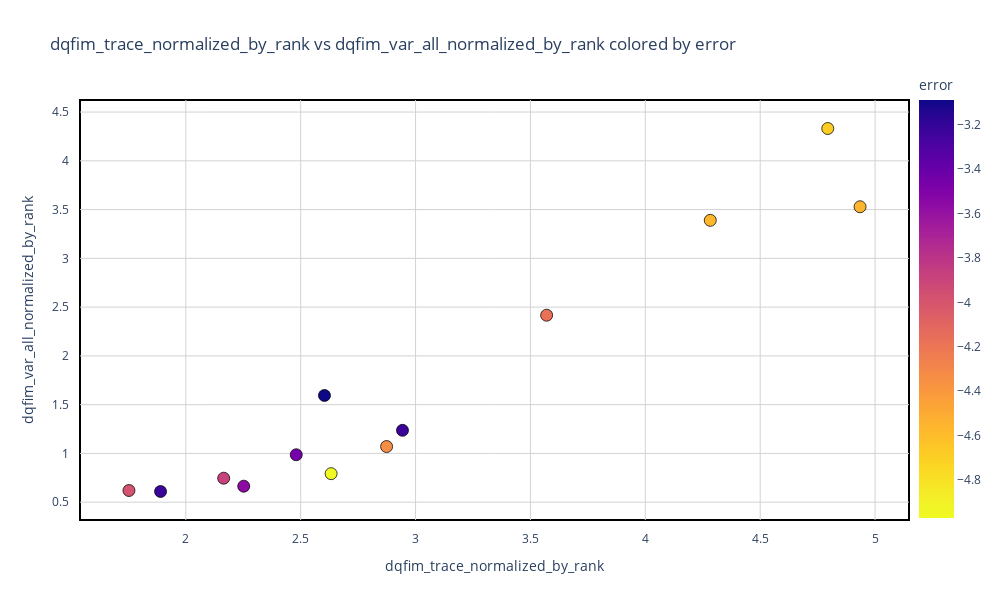
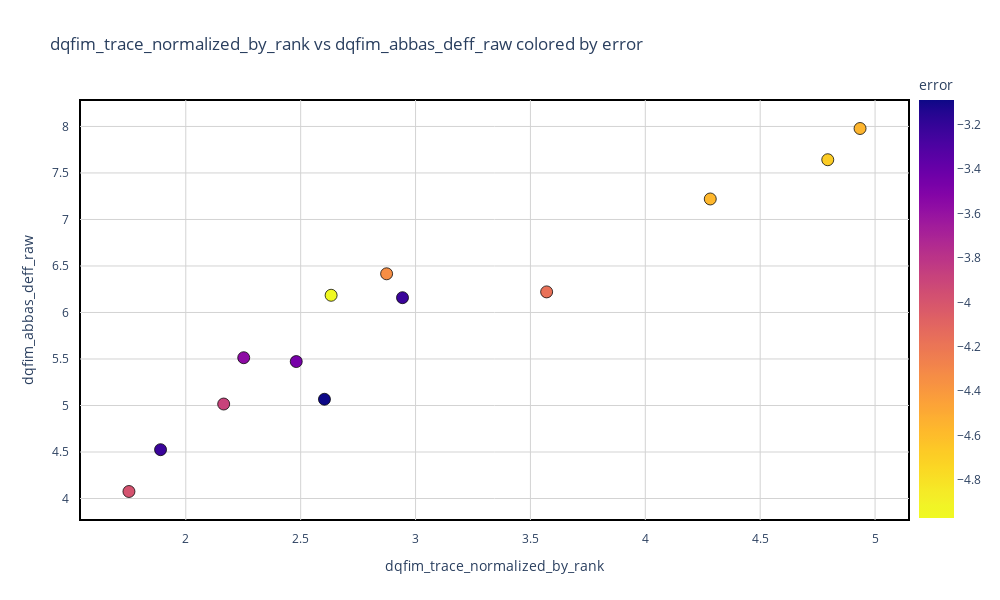
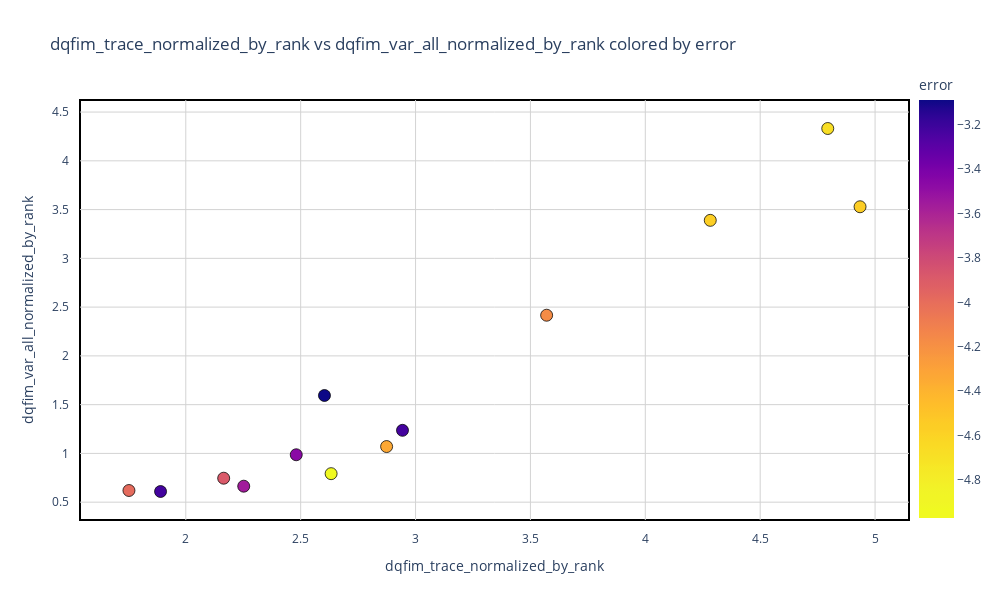

The notebook cell saved with these charts, in order:
### Code cell
fig = plot_two_metrics_with_color(
    df_agg_by_test_key,
    x_qfim_type='dqfim',
   
    x_metric="trace_normalized_by_rank",
    y_qfim_type="dqfim",
    y_metric="var_all_normalized_by_rank",
    color_metric="error",
    add_trendline=False,

    cmap_name="plasma",
    gamma=1.2,
    # log_x=True,
    # log_y=True,
)
fig.show() 

fig = plot_two_metrics_with_color(
    df_agg_by_test_key,
    x_qfim_type='dqfim',
   
    x_metric="trace_normalized_by_rank",
    y_qfim_type="dqfim",
    y_metric="abbas_deff_raw",
    color_metric="error",
    add_trendline=False,

    cmap_name="plasma",
    gamma=1.2,
    # log_x=True,
    # log_y=True,
)
fig.show() 
fig = plot_two_metrics_with_color(
    df_agg_by_test_key,
    x_qfim_type='dqfim',
   
    x_metric="trace_normalized_by_rank",
    y_qfim_type="dqfim",
    # y_metric="dqfim_var_nonzero_log",
    y_metric="var_all_normalized_by_rank",
    color_metric="error",
    add_trendline=False,
    cmap_name="plasma",
    gamma=1.5,
    # log_x=True,
    # log_y=True,
)
fig.show() 
fig = plot_two_metrics_with_color(
    df_agg_by_test_key,
    x_qfim_type='GHZ',
   
    x_metric="trace_normalized_by_rank",
    y_qfim_type="GHZ",
    # y_metric="dqfim_var_nonzero_log",
    y_metric="var_all_normalized_by_rank",
    color_metric="error",
    add_trendline=False,
    cmap_name="viridis",
    gamma=1.5,
    # log_x=True,
    # log_y=True,
)
fig.show() 
fig = plot_two_metrics_with_color(
    df_agg_by_test_key,
    x_qfim_type='GHZ',
   
    x_metric="trace_normalized_by_rank",
    y_qfim_type="GHZ",
    # y_metric="dqfim_var_nonzero_log",
    y_metric="var_all_normalized_by_rank",
    color_metric="error",
    add_trendline=False,
    cmap_name="viridis",
    gamma=1.5,
    # log_x=True,
    # log_y=True,
)
fig.show()

### Figure 1 — Plotly figure (JSON) as saved in the notebook; plotly's stock layout.template omitted (floating-point values rounded to 4 significant figures; data arrays with more than 128 entries replaced by an {"elided": "..."} marker saying what was removed)
{"data": [{"customdata": [["test0"], ["test131"], ["test150"], ["test164"], ["test169"], ["test248"], ["test286"], ["test326"], ["test346"], ["test43"], ["test56"], ["test58"], ["test64"]], "hovertemplate": "dqfim_trace_normalized_by_rank=%{x}<br>dqfim_var_all_normalized_by_rank=%{y}<br>test_key=%{customdata[0]}<br>error=%{marker.color}<extra></extra>", "legendgroup": "", "marker": {"color": [-4.972, -3.225, -4.567, -3.227, -3.988, -4.34, -4.681, -3.467, -4.556, -3.563, -4.174, -3.891, -3.092], "coloraxis": "coloraxis", "line": {"color": "black", "width": 0.75}, "size": 12, "symbol": "circle"}, "mode": "markers", "name": "", "orientation": "v", "showlegend": false, "type": "scatter", "x": [2.632, 1.89, 4.283, 2.943, 1.753, 2.874, 4.794, 2.481, 4.935, 2.252, 3.571, 2.165, 2.604], "xaxis": "x", "y": [0.7925, 0.6095, 3.39, 1.237, 0.6198, 1.07, 4.331, 0.9863, 3.529, 0.6639, 2.417, 0.7458, 1.594], "yaxis": "y"}], "layout": {"coloraxis": {"cmax": -3.092, "cmin": -4.972, "colorbar": {"len": 1.1, "thickness": 35, "title": {"text": "error"}, "x": 1, "y": 0.53, "yanchor": "middle"}, "colorscale": {"elided": "100x2 mixed values"}}, "height": 600, "legend": {"tracegroupgap": 0}, "shapes": [{"layer": "below", "line": {"color": "black", "width": 2}, "type": "rect", "x0": 0, "x1": 1, "xref": "paper", "y0": 0, "y1": 1, "yref": "paper"}], "title": {"text": "dqfim_trace_normalized_by_rank vs dqfim_var_all_normalized_by_rank colored by error"}, "width": 1000, "xaxis": {"anchor": "y", "domain": [0, 1], "gridcolor": "lightgray", "gridwidth": 1, "showgrid": true, "ticklabelstandoff": 10, "title": {"text": "dqfim_trace_normalized_by_rank"}}, "yaxis": {"anchor": "x", "domain": [0, 1], "gridcolor": "lightgray", "gridwidth": 1, "showgrid": true, "ticklabelstandoff": 10, "title": {"text": "dqfim_var_all_normalized_by_rank"}}}}

### Figure 2 — Plotly figure (JSON) as saved in the notebook; plotly's stock layout.template omitted (floating-point values rounded to 4 significant figures; data arrays with more than 128 entries replaced by an {"elided": "..."} marker saying what was removed)
{"data": [{"customdata": [["test0"], ["test131"], ["test150"], ["test164"], ["test169"], ["test248"], ["test286"], ["test326"], ["test346"], ["test43"], ["test56"], ["test58"], ["test64"]], "hovertemplate": "dqfim_trace_normalized_by_rank=%{x}<br>dqfim_abbas_deff_raw=%{y}<br>test_key=%{customdata[0]}<br>error=%{marker.color}<extra></extra>", "legendgroup": "", "marker": {"color": [-4.972, -3.225, -4.567, -3.227, -3.988, -4.34, -4.681, -3.467, -4.556, -3.563, -4.174, -3.891, -3.092], "coloraxis": "coloraxis", "line": {"color": "black", "width": 0.75}, "size": 12, "symbol": "circle"}, "mode": "markers", "name": "", "orientation": "v", "showlegend": false, "type": "scatter", "x": [2.632, 1.89, 4.283, 2.943, 1.753, 2.874, 4.794, 2.481, 4.935, 2.252, 3.571, 2.165, 2.604], "xaxis": "x", "y": [6.185, 4.525, 7.22, 6.159, 4.075, 6.416, 7.642, 5.472, 7.978, 5.514, 6.221, 5.016, 5.067], "yaxis": "y"}], "layout": {"coloraxis": {"cmax": -3.092, "cmin": -4.972, "colorbar": {"len": 1.1, "thickness": 35, "title": {"text": "error"}, "x": 1, "y": 0.53, "yanchor": "middle"}, "colorscale": {"elided": "100x2 mixed values"}}, "height": 600, "legend": {"tracegroupgap": 0}, "shapes": [{"layer": "below", "line": {"color": "black", "width": 2}, "type": "rect", "x0": 0, "x1": 1, "xref": "paper", "y0": 0, "y1": 1, "yref": "paper"}], "title": {"text": "dqfim_trace_normalized_by_rank vs dqfim_abbas_deff_raw colored by error"}, "width": 1000, "xaxis": {"anchor": "y", "domain": [0, 1], "gridcolor": "lightgray", "gridwidth": 1, "showgrid": true, "ticklabelstandoff": 10, "title": {"text": "dqfim_trace_normalized_by_rank"}}, "yaxis": {"anchor": "x", "domain": [0, 1], "gridcolor": "lightgray", "gridwidth": 1, "showgrid": true, "ticklabelstandoff": 10, "title": {"text": "dqfim_abbas_deff_raw"}}}}

### Figure 3 — Plotly figure (JSON) as saved in the notebook; plotly's stock layout.template omitted (floating-point values rounded to 4 significant figures; data arrays with more than 128 entries replaced by an {"elided": "..."} marker saying what was removed)
{"data": [{"customdata": [["test0"], ["test131"], ["test150"], ["test164"], ["test169"], ["test248"], ["test286"], ["test326"], ["test346"], ["test43"], ["test56"], ["test58"], ["test64"]], "hovertemplate": "dqfim_trace_normalized_by_rank=%{x}<br>dqfim_var_all_normalized_by_rank=%{y}<br>test_key=%{customdata[0]}<br>error=%{marker.color}<extra></extra>", "legendgroup": "", "marker": {"color": [-4.972, -3.225, -4.567, -3.227, -3.988, -4.34, -4.681, -3.467, -4.556, -3.563, -4.174, -3.891, -3.092], "coloraxis": "coloraxis", "line": {"color": "black", "width": 0.75}, "size": 12, "symbol": "circle"}, "mode": "markers", "name": "", "orientation": "v", "showlegend": false, "type": "scatter", "x": [2.632, 1.89, 4.283, 2.943, 1.753, 2.874, 4.794, 2.481, 4.935, 2.252, 3.571, 2.165, 2.604], "xaxis": "x", "y": [0.7925, 0.6095, 3.39, 1.237, 0.6198, 1.07, 4.331, 0.9863, 3.529, 0.6639, 2.417, 0.7458, 1.594], "yaxis": "y"}], "layout": {"coloraxis": {"cmax": -3.092, "cmin": -4.972, "colorbar": {"len": 1.1, "thickness": 35, "title": {"text": "error"}, "x": 1, "y": 0.53, "yanchor": "middle"}, "colorscale": {"elided": "100x2 mixed values"}}, "height": 600, "legend": {"tracegroupgap": 0}, "shapes": [{"layer": "below", "line": {"color": "black", "width": 2}, "type": "rect", "x0": 0, "x1": 1, "xref": "paper", "y0": 0, "y1": 1, "yref": "paper"}], "title": {"text": "dqfim_trace_normalized_by_rank vs dqfim_var_all_normalized_by_rank colored by error"}, "width": 1000, "xaxis": {"anchor": "y", "domain": [0, 1], "gridcolor": "lightgray", "gridwidth": 1, "showgrid": true, "ticklabelstandoff": 10, "title": {"text": "dqfim_trace_normalized_by_rank"}}, "yaxis": {"anchor": "x", "domain": [0, 1], "gridcolor": "lightgray", "gridwidth": 1, "showgrid": true, "ticklabelstandoff": 10, "title": {"text": "dqfim_var_all_normalized_by_rank"}}}}
